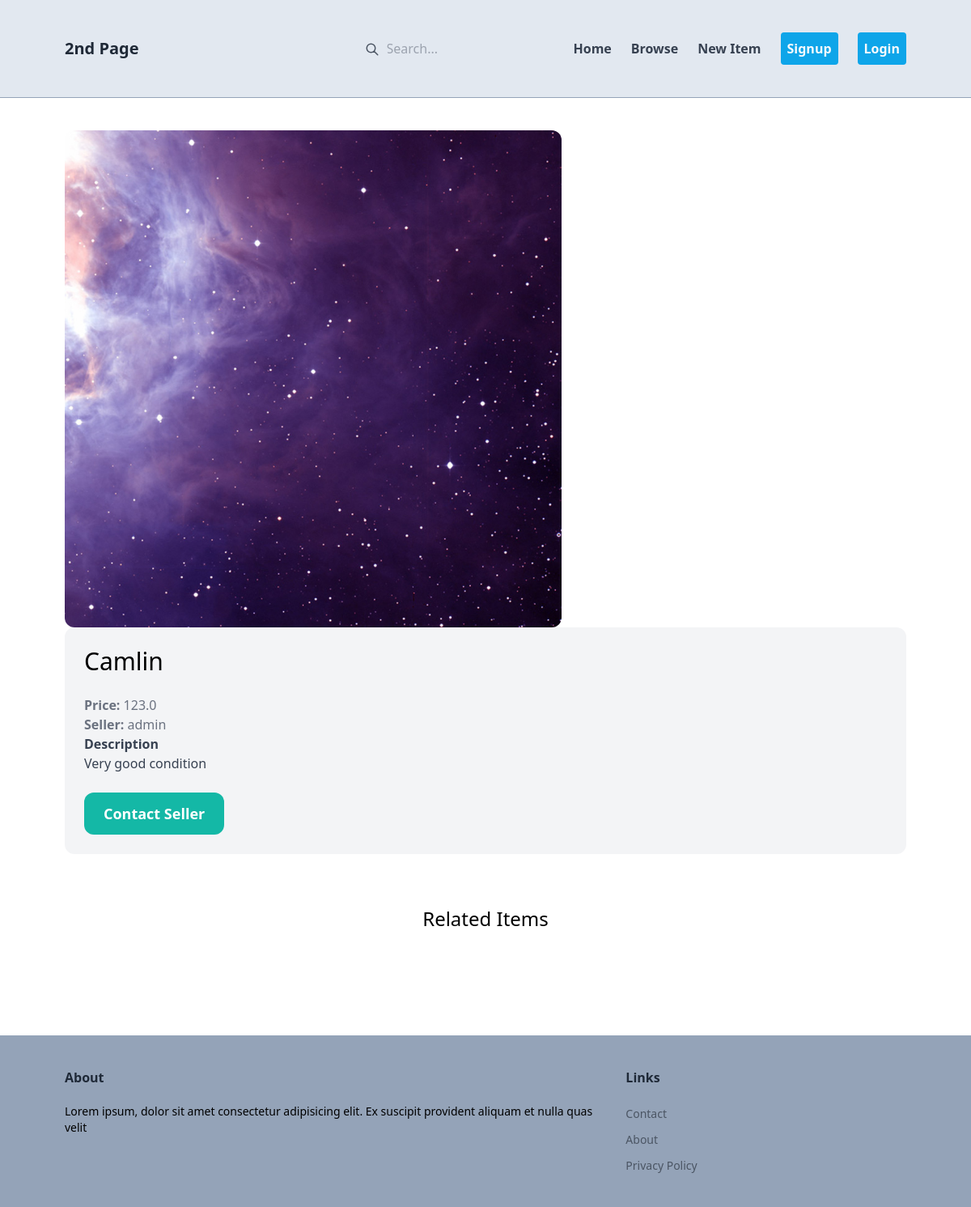
Page /items/1/ on the committed database.
### item/models.py (models this page shows)
class Item(models.Model):
    category = models.ForeignKey(Category, related_name='items', on_delete=models.CASCADE)
    name = models.CharField(max_length=250)
    description = models.TextField(blank=True,null=True)
    price = models.FloatField()
    image = models.ImageField(upload_to='item_images', blank=True,null=True,height_field=None, width_field=None, max_length=None)
    is_sold = models.BooleanField(default=False)
    created_by = models.ForeignKey(User,related_name='items',on_delete=models.CASCADE)
    created_at = models.DateTimeField(auto_now_add=True)

### item/views.py (the view)
# urls.py: path('<int:pk>/',views.detail,name='detail')
def detail(request,pk):
    item = get_object_or_404(Item,pk=pk)
    related_items = Item.objects.filter(category=item.category,is_sold=False).exclude(pk=pk)[0:3]
    return render(request,'item/detail.html',{
        'item':item,
        'related_items':related_items
    })

### item/templates/item/detail.html (shortened to what this page needs)
{% extends "core/base.html" %}
{% block content %}
    <div class="grid grid-cols-5 gap-6">
        <div class="col-span-3">
                <img src="{{ item.image.url }}" class="rounded-xl">
        </div>
    </div>
    <div class="col-span-2 p-6 bg-gray-100 rounded-xl">
        <div class="mb-6 text-3xl">{{ item.name }}</div>
        <p class="text-gray-500"><strong>Price:</strong> {{ item.price }}</p>
        <p class="text-gray-500"><strong>Seller:</strong> {{ item.created_by.username }}</p>
        {% if item.description %}
            <p class="text-gray-700"><strong class="text-grey-500">Description</strong><br>
                {{item.description}}
            </p>
        {% endif %}
        <a href="#" class="inline-block mt-6 px-6 py-3 text-lg font-semibold bg-teal-500 text-white hover:bg-teal-700 rounded-xl">
            Contact Seller
        </a>
    </div>
    <div class="mt-6 px-20 py-10 bg-grey-100 rounded-xl">
        <h2 class="mb-12 text-2xl text-center">Related Items</h2>
    </div>
{% endblock %}

### rows in the picture
Item: image (picture), name "Camlin", price "123.0", created_by.username "admin", description "Very good condition"
